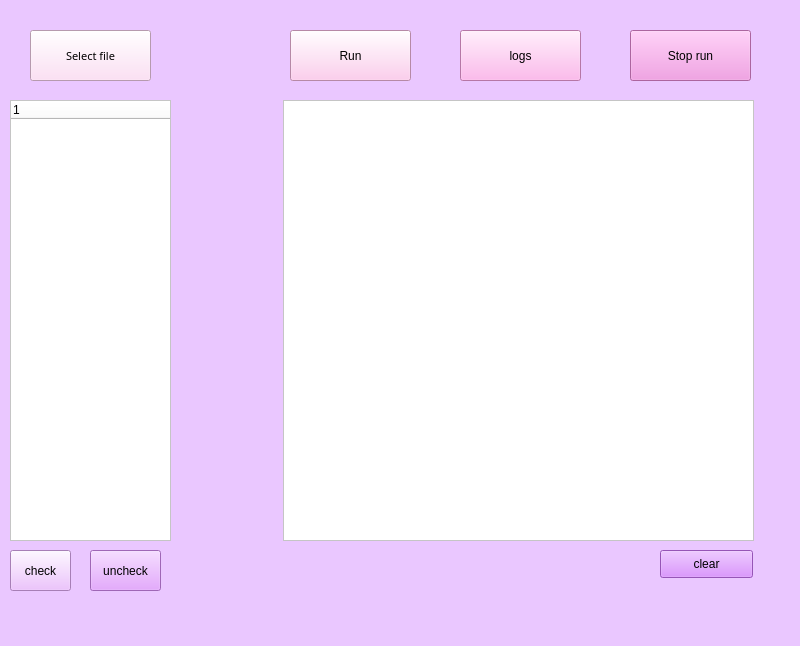
<?xml version="1.0" encoding="UTF-8"?>
<ui version="4.0">
 <class>MainWindow</class>
 <widget class="QMainWindow" name="MainWindow">
  <property name="geometry">
   <rect>
    <x>0</x>
    <y>0</y>
    <width>800</width>
    <height>646</height>
   </rect>
  </property>
  <property name="mouseTracking">
   <bool>false</bool>
  </property>
  <property name="windowTitle">
   <string>MainWindow</string>
  </property>
  <property name="styleSheet">
   <string notr="true">background-color: rgb(234, 199, 255);</string>
  </property>
  <widget class="QWidget" name="centralwidget">
   <widget class="QPushButton" name="browserButton">
    <property name="geometry">
     <rect>
      <x>30</x>
      <y>30</y>
      <width>121</width>
      <height>51</height>
     </rect>
    </property>
    <property name="font">
     <font>
      <family>Segoe Print</family>
      <pointsize>8</pointsize>
      <weight>50</weight>
      <italic>false</italic>
      <bold>false</bold>
      <kerning>true</kerning>
     </font>
    </property>
    <property name="mouseTracking">
     <bool>true</bool>
    </property>
    <property name="styleSheet">
     <string notr="true">background-color: rgb(255, 215, 243);
font: 75 8pt &quot;MS Shell Dlg 2&quot;;
font: 8pt &quot;Segoe Print&quot;;</string>
    </property>
    <property name="text">
     <string>Select file</string>
    </property>
   </widget>
   <widget class="QPushButton" name="runFile">
    <property name="geometry">
     <rect>
      <x>290</x>
      <y>30</y>
      <width>121</width>
      <height>51</height>
     </rect>
    </property>
    <property name="styleSheet">
     <string notr="true">font: 8pt &quot;Segoe Print&quot;;
background-color: rgb(255, 192, 233);</string>
    </property>
    <property name="text">
     <string>Run</string>
    </property>
   </widget>
   <widget class="QPushButton" name="pushButton_4">
    <property name="geometry">
     <rect>
      <x>460</x>
      <y>30</y>
      <width>121</width>
      <height>51</height>
     </rect>
    </property>
    <property name="styleSheet">
     <string notr="true">background-color: rgb(255, 166, 232);
font: 8pt &quot;Segoe Print&quot;;</string>
    </property>
    <property name="text">
     <string>logs</string>
    </property>
   </widget>
   <widget class="QPushButton" name="pushButton_2">
    <property name="geometry">
     <rect>
      <x>630</x>
      <y>30</y>
      <width>121</width>
      <height>51</height>
     </rect>
    </property>
    <property name="styleSheet">
     <string notr="true">background-color: rgb(241, 141, 223);
font: 8pt &quot;Segoe Print&quot;;</string>
    </property>
    <property name="text">
     <string>Stop run</string>
    </property>
   </widget>
   <widget class="QTreeWidget" name="treeWidget">
    <property name="geometry">
     <rect>
      <x>10</x>
      <y>100</y>
      <width>161</width>
      <height>441</height>
     </rect>
    </property>
    <property name="styleSheet">
     <string notr="true">background-color: rgb(255, 255, 255);</string>
    </property>
   </widget>
   <widget class="QTextEdit" name="textEdit">
    <property name="geometry">
     <rect>
      <x>283</x>
      <y>100</y>
      <width>471</width>
      <height>441</height>
     </rect>
    </property>
    <property name="styleSheet">
     <string notr="true">background-color: rgb(255, 255, 255);</string>
    </property>
   </widget>
   <widget class="QPushButton" name="selectAll">
    <property name="geometry">
     <rect>
      <x>10</x>
      <y>550</y>
      <width>61</width>
      <height>41</height>
     </rect>
    </property>
    <property name="styleSheet">
     <string notr="true">background-color: rgb(234, 178, 255);
font: 8pt &quot;Segoe Print&quot;;</string>
    </property>
    <property name="text">
     <string>check</string>
    </property>
   </widget>
   <widget class="QPushButton" name="disSelectAll">
    <property name="geometry">
     <rect>
      <x>90</x>
      <y>550</y>
      <width>71</width>
      <height>41</height>
     </rect>
    </property>
    <property name="styleSheet">
     <string notr="true">background-color: rgb(222, 144, 255);
font: 8pt &quot;Segoe Print&quot;;</string>
    </property>
    <property name="text">
     <string>uncheck</string>
    </property>
   </widget>
   <widget class="QPushButton" name="pushButton">
    <property name="geometry">
     <rect>
      <x>660</x>
      <y>550</y>
      <width>93</width>
      <height>28</height>
     </rect>
    </property>
    <property name="styleSheet">
     <string notr="true">font: 8pt &quot;Segoe Print&quot;;
background-color: rgb(210, 119, 255);</string>
    </property>
    <property name="text">
     <string>clear</string>
    </property>
   </widget>
  </widget>
  <widget class="QMenuBar" name="menubar">
   <property name="geometry">
    <rect>
     <x>0</x>
     <y>0</y>
     <width>800</width>
     <height>26</height>
    </rect>
   </property>
  </widget>
  <widget class="QStatusBar" name="statusbar"/>
 </widget>
 <resources/>
 <connections/>
</ui>
